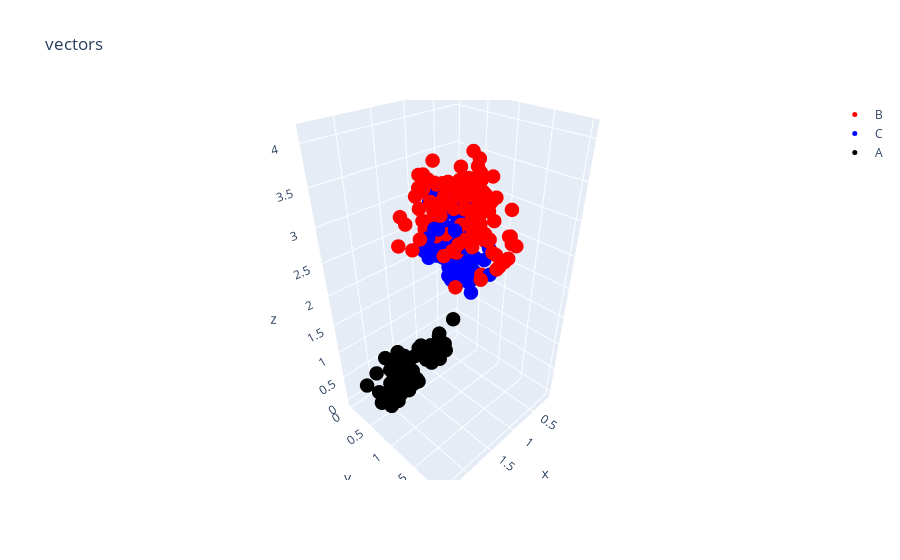

Here is the notebook cell this chart was saved with:
### Code cell
count = 0
data = []
for cl in dt_visual["class"].unique():
    cond = dt_visual["class"] == cl
    _data = dt_visual.loc[cond,:]
    x = _data.x.tolist()
    y = _data.y.tolist()
    z = _data.z.tolist()
    if count == 0:
        color = "red"
    elif count == 1:
        color = "blue"
    else:
        color = "black"
    trace=go.Scatter3d(
        x=x,
        y=y,
        z=z,
        mode="markers",
        marker = dict(color = color,size=5),
        name = str(class_map_inv[cl])
        )
    data.append(trace)
    count+=1

layout = go.Layout(title=dict(text = "vectors"))

#4. figure
fig = go.Figure(data=data,layout=layout)
fig.show()
